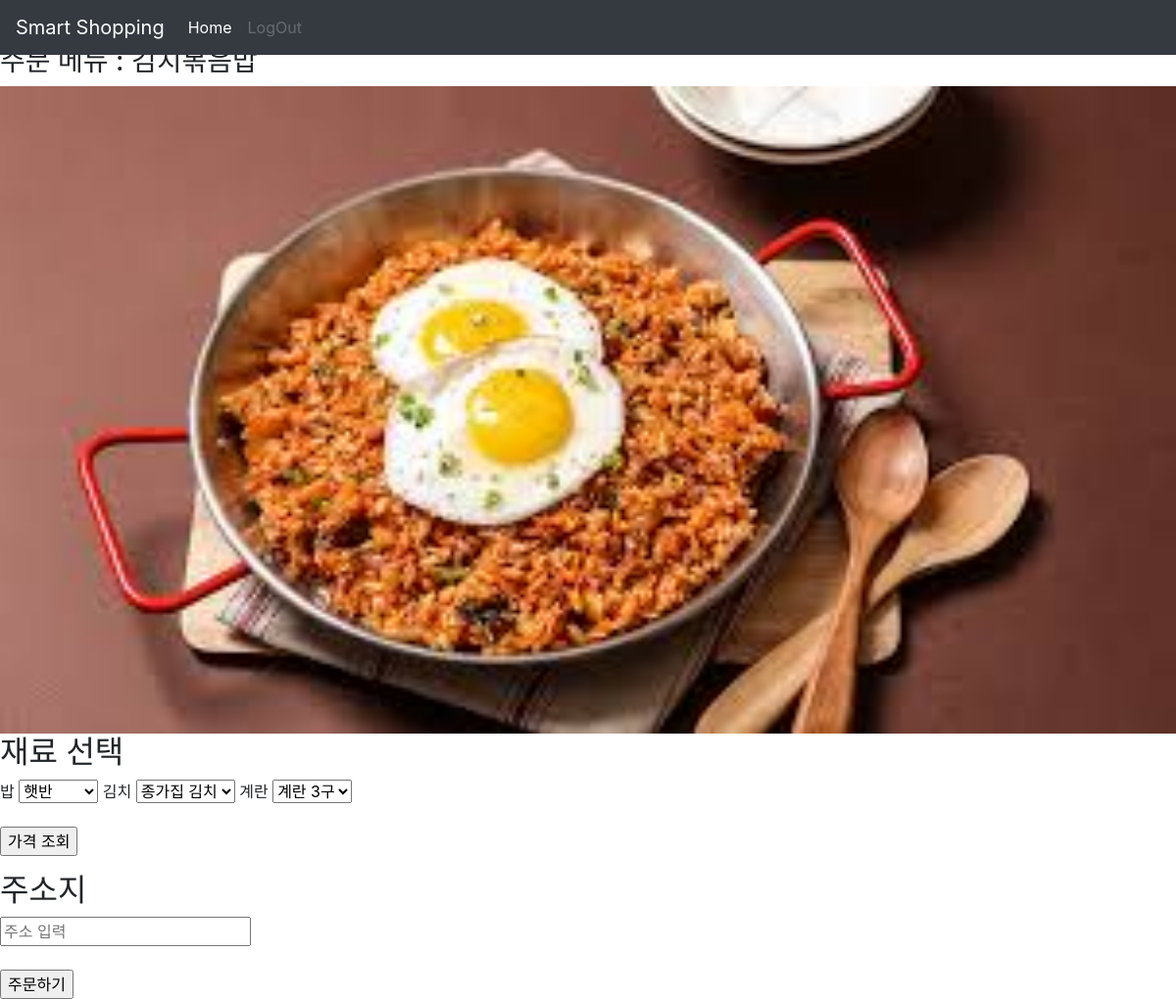
/tracking/get_order/4, run on the app's committed database.
### Main/models.py (models this page shows, shortened)
class Recipe(models.Model):
    recipe_name = models.CharField(max_length=40)
    recipe_image = models.ImageField(upload_to="images/Recipe", blank=True)

### Pickup/models.py (models this page shows, shortened)
class Ingredients(models.Model):
    ingred_name = models.CharField(max_length=50) # 재료 이름
    ingred_images = models.ImageField(upload_to="images/ingredients", blank=True) # 재료 사진
    price = models.IntegerField() # 가격
    gross_weight = models.IntegerField() # 중량
    classify = models.ForeignKey(ClassifyIngredient, on_delete=models.CASCADE) # 재료 분류
    def __str__(self):
        return self.ingred_name

class ClassifyIngredient(models.Model):
    class_ingred = models.CharField(max_length=20)

### Tracking/views.py (the view)
# urls.py: path('get_order/<int:id>', views.getUserOrder, name='get_order'),
def getUserOrder(request, id):
    if request.method == 'GET':
        recipe = get_object_or_404(Recipe, pk=id)
        ingredients = Cooking.objects.filter(recipe=recipe)
        recipe_ingred = {}
        ingred_name = []
        ingred_index = []
        for i in ingredients:
            ingred_name.append(i.ingredients.class_ingred)
            ingred_index.append(i.ingredients.id)
        for j in range(len(ingred_name)):
            recipe_ingred[ingred_name[j]] = Ingredients.objects.filter(classify=ingred_index[j])
        print(recipe_ingred)
        for k in range(len(recipe_ingred)):
            temp = recipe_ingred[ingred_name[k]]
            temp_list = []
            for l in range(len(temp)):
                temp_list.append(temp[l].ingred_name)
            recipe_ingred[ingred_name[k]] = temp_list
        print(recipe_ingred)
        return render(request, 'order.html', {"recipe_ingred":recipe_ingred.items() ,'recipe':recipe})

### Tracking/templates/order.html (shortened to what this page needs)
<!DOCTYPE html>
{% extends 'base.html' %}
    {% block content %}
    <h2>주문하기</h2>
    <h3>주문 메뉴 : {{recipe.recipe_name}}</h3>
    {% if recipe.recipe_image.url is not None%}
    <img src="{{recipe.recipe_image.url}}">
    {% endif%}
    <form method="POST" action="{% url 'tracking:check_order_list'%}">
        <h2>재료 선택</h2>
        {% for key, values in recipe_ingred%}
        {{key}}
        <select name="{{key}}">
            {% for v in values%}
            <option value="{{v}}">{{v}}</option>
            {% endfor %}
        </select>
        {% endfor %}
        <br><br>
        <input type="button" id='add' value="가격 조회">
        <h2>주소지</h2>
        <input type="text" name='address' placeholder="주소 입력">
        <br><br>
        <input type="submit" value="주문하기">
    </form>
    {% endblock %}

### data on the page
Recipe: recipe_name "김치볶음밥", recipe_image (picture)
Ingredients: ingred_name "햇반"
ClassifyIngredient: recipe_ingred "김치"
Ingredients: ingred_name.class_ingred "종가집 김치"
ClassifyIngredient: recipe_ingred "계란"
Ingredients: ingred_name.class_ingred "계란 3구"

### other printed values
{{ key }} "밥"
